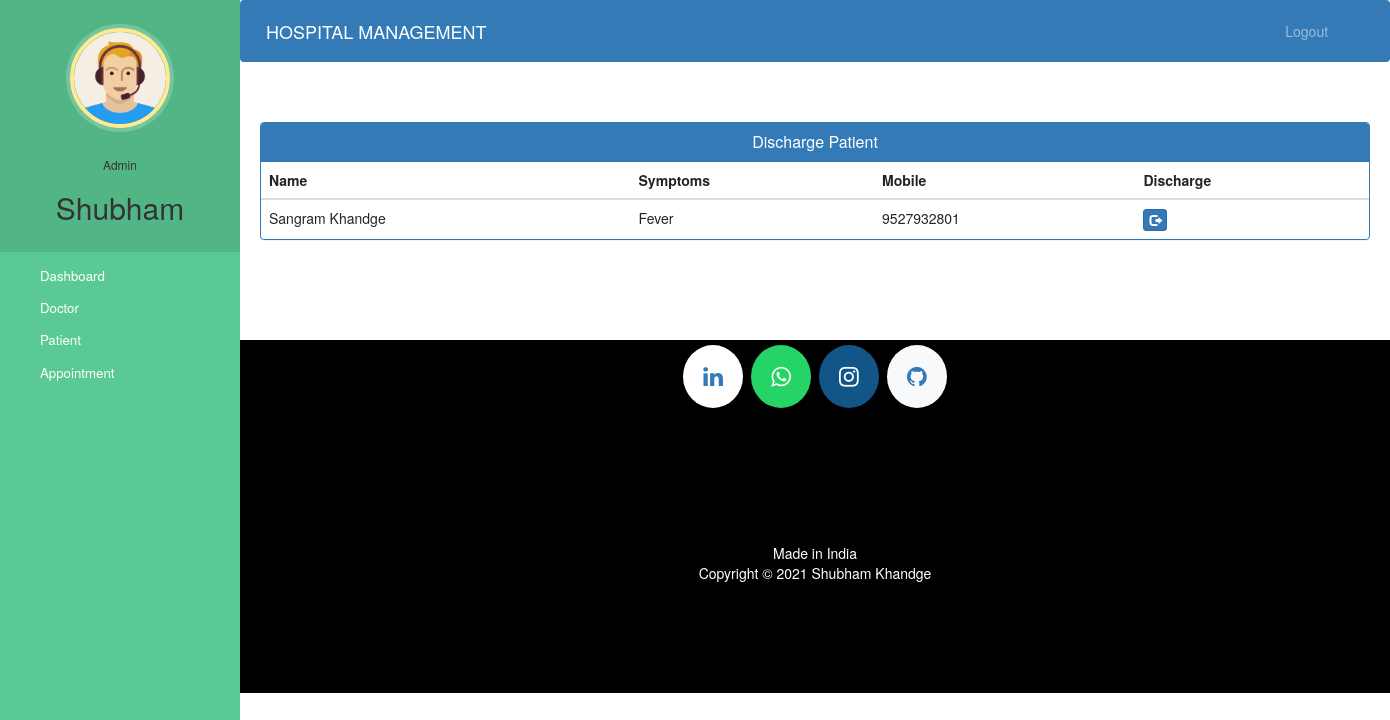
Screenshot of /admin-discharge-patient (signed in) with the database file from the repository.
### hospital/models.py (models this page shows, shortened)
class Patient(models.Model):
    user=models.OneToOneField(User,on_delete=models.CASCADE)
    profile_pic= models.ImageField(upload_to='profile_pic/PatientProfilePic/',null=True,blank=True)
    address = models.CharField(max_length=40)
    mobile = models.CharField(max_length=20,null=False)
    symptoms = models.CharField(max_length=100,null=False)
    assignedDoctorId = models.PositiveIntegerField(null=True)
    admitDate=models.DateField(auto_now=True)
    status=models.BooleanField(default=False)
    @property
    def get_name(self):
        return self.user.first_name+" "+self.user.last_name

### hospital/views.py (the view)
# urls.py: path('admin-discharge-patient', views.admin_discharge_patient_view,name='admin-discharge-patient'),
@login_required(login_url='adminlogin')
@user_passes_test(is_admin)
def admin_discharge_patient_view(request):
    patients=models.Patient.objects.all().filter(status=True)
    return render(request,'hospital/admin_discharge_patient.html',{'patients':patients})

### hospital/views.py (called while the page is built)
def is_admin(user):
    return user.groups.filter(name='ADMIN').exists()

### templates/hospital/admin_discharge_patient.html (shortened to what this page needs)
{% extends 'hospital/admin_base.html' %}
{% block content %}
<head>
  <link href="//netdna.bootstrapcdn.com/bootstrap/3.0.0/css/bootstrap.min.css" rel="stylesheet" id="bootstrap-css">
</head>
<div class="container">
  <div class="panel panel-primary">
    <div class="panel-heading">
      <h6 class="panel-title">Discharge Patient</h6>
    </div>
    <table class="table table-hover" id="dev-table">
      <thead>
        <tr>
          <th>Name</th>
          <th>Symptoms</th>
          <th>Mobile</th>
          <th>Discharge</th>
        </tr>
      </thead>
      {% for p in patients %}
      <tr>
        <td> {{p.get_name}}</td>
        <td>{{p.symptoms}}</td>
        <td>{{p.mobile}}</td>
        <td><a class="btn btn-primary btn-xs" href="{% url 'discharge-patient' p.id  %}"><span class="glyphicon glyphicon-log-out"></span></a></td>
      </tr>
      {% endfor %}
    </table>
  </div>
</div>
{% endblock content %}

### templates/hospital/admin_base.html (shortened to what this page needs)
<!DOCTYPE html>
{% load static %}
<html lang="en">
<head>
  <link rel="stylesheet" href="https://stackpath.bootstrapcdn.com/bootstrap/4.3.1/css/bootstrap.min.css">
  <link rel="stylesheet" href="https://maxcdn.bootstrapcdn.com/font-awesome/4.7.0/css/font-awesome.min.css">
  <link rel="stylesheet" href="{% static '/style.css' %}">
</head>
<body>
  <nav class="menu" tabindex="0">
    <header class="avatar">
      <img src="{% static "images/adminpropic.png" %}" />
      <br><br>
      <h6>Admin</h6>
      <h2>{{request.user.first_name}}</h2>
    </header>
    <ul>
      <li tabindex="0" class="icon-dashboard"> <a style="color:white; text-decoration:none;" href="/admin-dashboard"><span>Dashboard</span></a> </li>
      <li tabindex="0" class="icon-customers"> <a style="color:white; text-decoration:none;" href="/admin-doctor"><span>Doctor</span></a></li>
      <li tabindex="0" class="icon-users"> <a style="color:white; text-decoration:none;" href="/admin-patient"><span>Patient</span></a></li>
      <li tabindex="0" class="icon-calendar"> <a style="color:white; text-decoration:none;" href="/admin-appointment"><span>Appointment</span></a></li>
    </ul>
  </nav>
  <main>
    <div class="bs-example">
      <nav class="navbar navbar-expand-md  navbar-dark fixed-top" style="background:#337AB7;">
        <a href="/admin-dashboard" class="navbar-brand">HOSPITAL MANAGEMENT</a>
        <div class="collapse navbar-collapse justify-content-between" id="navbarCollapse">
          <div class="navbar-nav" style=" margin-left: 90%;">
            <a href="/logout" class="nav-item nav-link">Logout</a>
          </div>
        </div>
      </nav>
    </div>
    <br><br>
    {% block content %}
    {% endblock content %}
    <br><br><br><br>
    <footer>
      <p>
        <a id="ftr" href="https://linkedin.com/in/shubham-khandge-59aa03184" class="fa fa-linkedin bg-white"></a>
        <a id="ftr" href="https://api.whatsapp.com/send?phone=917972759973&text=Hello%20Shubham.%0d%0aHow%20are%20you%20%3f%0d%0aI%20came%20from%20your%20website.&source=&data=#" class="fa fa-whatsapp"></a>
        <a id="ftr" href="https://instagram.com/_its_shubhyaa_" class="fa fa-instagram"></a>
        <a id="ftr" href="https://github.com/Shubhamkhandge" class="fa fa-github bg-light"></a>
      </p>
      <br>
      <div class="container">
        <div class="row">
          <div class="col-md-12 col-sm-12">
            <div style="color:#ffffff;" class="wow fadeInUp footer-copyright">
              <p>Made in India <br>
                Copyright &copy; 2021 Shubham Khandge </p>
            </div>
          </div>
        </div>
      </div>
    </footer>
  </main>
</body>
</html>

### static/style.css (style rules this page uses)
body { padding-left: 240px; }
main { position: relative; height: 100vh; }
.menu { background: #5bc995; height: 100vh; width: 240px; position: fixed; top: 0px; left: 0; z-index: 5; outline: none; }
.menu .avatar { background: rgba(0, 0, 0, 0.1); padding: 2em 0.5em; text-align: center; }
.menu .avatar img { width: 100px; border-radius: 50%; overflow: hidden; border: 4px solid #ffea92; box-shadow: 0 0 0 4px rgba(255, 255, 255, 0.2); }
.menu .avatar h2 { font-weight: normal; margin-bottom: 0; }
.menu ul { list-style: none; padding: 0.5em 0; margin: 0; }
.menu ul li { padding: 0.5em 1em 0.5em 3em; font-size: 0.95em; font-weight: regular; background-repeat: no-repeat; background-position: left 15px center; background-size: auto 20px; transition: all 0.15s linear; cursor: pointer; }
.menu ul li.icon-dashboard { background-image: url("http://www.entypo.com/images//gauge.svg"); }
.menu ul li.icon-customers { background-image: url("http://www.entypo.com/images//briefcase.svg"); }
.menu ul li.icon-users { background-image: url("http://www.entypo.com/images//users.svg"); }
.menu ul li.icon-calendar { background-image: url("http://www.entypo.com/images//calendar.svg"); }

### templates/hospital/admin_base.html (style rules this page uses)
a:link { text-decoration: none; }
a { color: white; }
footer { padding: 0px 0px 0px 0px; background-color: black; margin: 0px; }
#ftr { padding: 20px; }
.fa { font-size: 23px; width: 60px; text-align: center; text-decoration: none; margin: 5px 2px; border-radius: 50%; }
.fa-whatsapp { background: #25d366; color: white; }
.fa-instagram { background: #125688; color: white; }
p { text-align: center; }
body { padding-left: 240px; }
main { position: relative; height: 100vh; }
.menu { background: #5bc995; height: 100vh; width: 240px; position: fixed; top: 0px; left: 0; z-index: 5; outline: none; }
.menu .avatar { background: rgba(0, 0, 0, 0.1); padding: 2em 0.5em; text-align: center; }
.menu .avatar img { width: 100px; border-radius: 50%; overflow: hidden; border: 4px solid #ffea92; box-shadow: 0 0 0 4px rgba(255, 255, 255, 0.2); }
.menu .avatar h2 { font-weight: normal; margin-bottom: 0; }
.menu ul { list-style: none; padding: 0.5em 0; margin: 0; }
.menu ul li { padding: 0.5em 1em 0.5em 3em; font-size: 0.95em; font-weight: regular; background-repeat: no-repeat; background-position: left 15px center; background-size: auto 20px; transition: all 0.15s linear; cursor: pointer; }
.menu ul li.icon-dashboard { background-image: url("http://www.entypo.com/images//gauge.svg"); }
.menu ul li.icon-customers { background-image: url("http://www.entypo.com/images//briefcase.svg"); }
.menu ul li.icon-users { background-image: url("http://www.entypo.com/images//users.svg"); }
.menu ul li.icon-calendar { background-image: url("http://www.entypo.com/images//calendar.svg"); }

### templates/hospital/admin_discharge_patient.html (style rules this page uses)
a:link { text-decoration: none; }
h6 { text-align: center; }
.row { margin: 100px; }

### rows the page displays
Patient: get_name "Sangram Khandge", symptoms "Fever", mobile "9527932801"

### other values shown
{{ request.user.first_name }} "Shubham"
